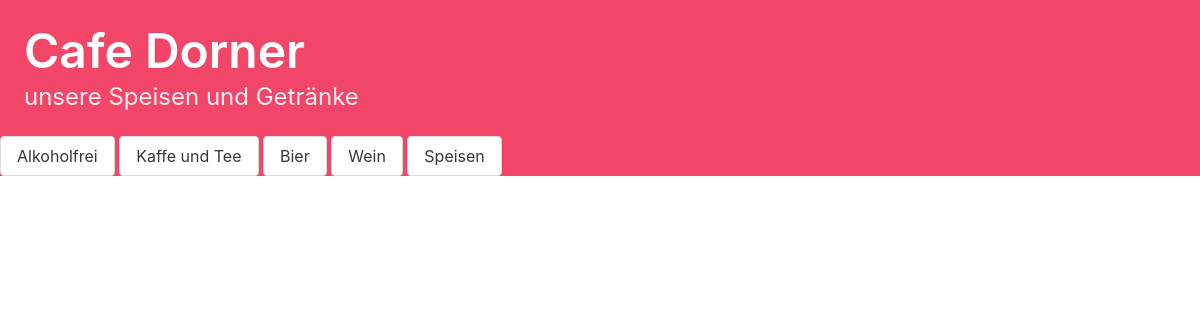
Before: /bier/ with the older database file.
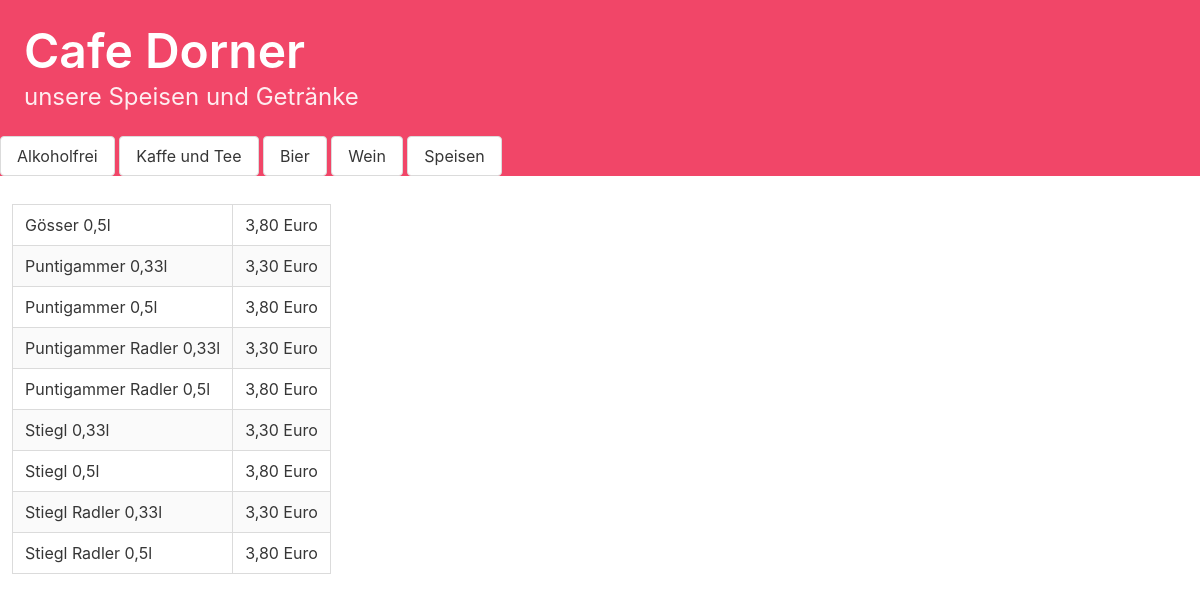
After: the same page with the newer database file.
### menue/models.py (models this page shows, shortened)
class Book(models.Model):
    Name = models.CharField(max_length=100)
    Kategorie = models.CharField(max_length=100)
    Verkaufspreis = models.CharField(max_length=100)

### menue/views.py (the view)
# urls.py: path("bier/", views.menue_bier.as_view(), name="bier"),
class menue_bier(ListView):
    model = Book
    template_name = "bier.html"
    def get_queryset(self):
        return Book.objects.filter(Kategorie="Bier")

### templates/bier.html
{% extends "base.html" %}
{% block content %}
        <table class="table is-bordered is-striped">
            {% for item in object_list %}
            <tr>
                <td>{{ item.Name }} </td>
                <td>{{ item.Verkaufspreis |slice:"-1" }} Euro</td>
            </tr>
            {% endfor %}
        </table>
{% endblock %}

Changed rows visible on the page:
added Book: Name "Gösser 0,5l", Verkaufspreis "3,80"
added Book: Name "Puntigammer 0,33l", Verkaufspreis "3,30"
added Book: Name "Puntigammer 0,5l", Verkaufspreis "3,80"
added Book: Name "Puntigammer Radler 0,33l", Verkaufspreis "3,30"
added Book: Name "Puntigammer Radler 0,5l", Verkaufspreis "3,80"
added Book: Name "Stiegl 0,33l", Verkaufspreis "3,30"
added Book: Name "Stiegl 0,5l", Verkaufspreis "3,80"
added Book: Name "Stiegl Radler 0,33l", Verkaufspreis "3,30"
added Book: Name "Stiegl Radler 0,5l", Verkaufspreis "3,80"
